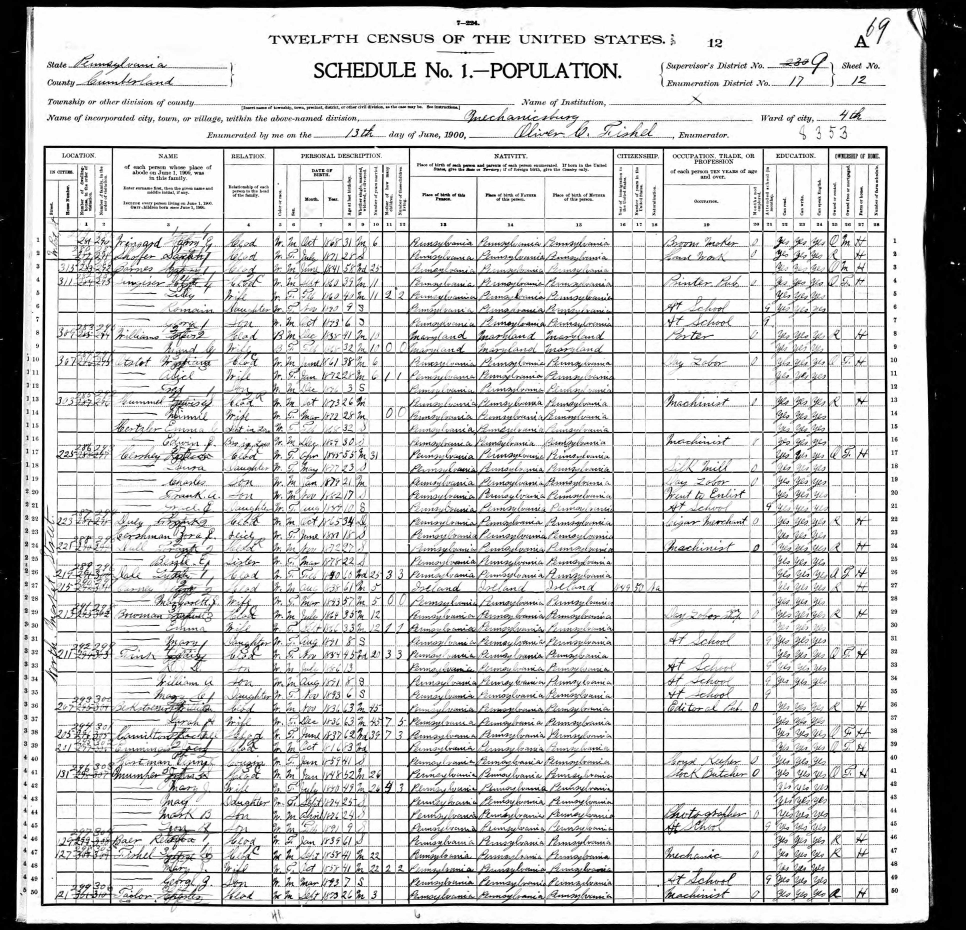
#> input picture example.jpg, 3864 x 3720 px (shown at 1/4 size)
$ python cells.py example.jpg   (older library calls are emulated)
#> lines starting #> are read from the running program, lines starting #| are printed output that depends on the picture; after the words box and inside, x2 and y2 are one past the last pixel; in counts of white or black regions, pixels touching at a corner belong together
### crop.py
# crop.py
# David Owen

K = 9  # Corner match kernel size (fast_corners will use
       # max(3, K // 2 + 1).)

import cv2
import numpy as np
import sys

# [40 lines left out: function corners, not called in this run]

def fast_corners(original, f=6):
    gray = cv2.cvtColor(original, cv2.COLOR_BGR2GRAY)
    gray = cv2.pyrDown(gray)
    gray = cv2.pyrDown(gray)
    h, w = gray.shape[:2]
    L = max(3, K // 4 + 1)
    k = np.ones((L, L), dtype=np.uint8)

    # Make top left corner template.
    t = 255 * np.ones((L * 3, L * 3), dtype=np.uint8)
    t[L:, L:(L * 2)] = 0
    t[L:(L * 2), (L * 2):] = 0

    def match(roi):
        cv2.morphologyEx(roi, cv2.MORPH_CLOSE, k, dst=roi)
        m = cv2.matchTemplate(roi, t, cv2.TM_CCOEFF_NORMED)

        return cv2.minMaxLoc(m)[3]

    tl = match(gray[:(h // f), :(w // f)])
    tl = (tl[0] * 4, tl[1] * 4)

    # Modify top left template for top right.
    t[L:(L * 2), :L] = 0
    t[L:(L * 2), (L * 2):] = 255

    tr = match(gray[:(h // f), ((f - 1) * w // f):])
    tr = ((tr[0] + ((f - 1) * w // f)) * 4, tr[1] * 4)

    # Modify top right template for bottom right.
    t[:L, L:(L * 2)] = 0
    t[(L * 2):, L:(L * 2)] = 255

    br = match(gray[((f - 1) * h // f):, ((f - 1) * w // f):])
    br = ((br[0] + ((f - 1) * w // f)) * 4,
            (br[1] + ((f - 1) * h // f)) * 4)

    # Modify bottom right template for bottom left.
    t[L:(L * 2), :L] = 255
    t[L:(L * 2), (L * 2):] = 0

    bl = match(gray[((f - 1) * h // f):, :(w // f)])
    bl = (bl[0] * 4, (bl[1] + ((f - 1) * h // f)) * 4)

    return tl, tr, bl, br

# [5 lines left out: function draw_corners, not called in this run]

def deskew(original, tl, tr, bl, br):
    lx = (tl[0] + bl[0]) // 2
    ty = (tl[1] + tr[1]) // 2
    rx = (tr[0] + br[0]) // 2
    by = (bl[1] + br[1]) // 2
    tl_new = (lx, ty)
    tr_new = (rx, ty)
    bl_new = (lx, by)
    br_new = (rx, by)

    old_corners = np.array([tl, tr, bl, br])
    new_corners = np.array([tl_new, tr_new, bl_new, br_new])
    homography = cv2.findHomography(old_corners, new_corners)[0]
    cv2.warpPerspective(original, homography, original.shape[:2],
            dst=original)

    return lx, rx, ty, by

def crop(original, m=20, f=4, fast=False):

    if fast:
        tl, tr, bl, br = fast_corners(original, f)
    else:
        tl, tr, bl, br = corners(original, f)

    lx, rx, ty, by = deskew(original, tl, tr, bl, br)

    # Adjust coordinates to account for template size and margin.
    k = 3 * K // 2
    lx += k - m
    rx += k + m
    ty += k - m
    by += k + m

    return original[ty:by, lx:rx]

# [8 lines that do not run on import are left out]

### cells.py
# cells.py
# David Owen

import cv2
import numpy as np
import sys

from crop import *

T = 200  # Threshold value for pre-HoughLines processing.
V = 1475  # HoughLines score needed for a vertical line.
H = 1875  # HoughLines score needed for a horizontal line.
E = 0.01  # How close to vertical / horizontal must lines be?
F = 5  # How far apart must lines be?

B = 4  # How far away from approximate border line should we
       # look for a real border to erase?
M = 0.35  # Threshold factor for border match.

# Colors for highlighting columns (accent colors from
# ethanschoonover.com/solarized).
COLORS = [(0, 137, 181), (22, 75, 203), (47, 50, 220),
          (130, 54, 211), (196, 113, 108), (210, 139, 38),
          (152, 161, 42), (0, 153, 133)]

def lines(cropped):
    h, w = cropped.shape[:2]
    gray = cv2.cvtColor(cropped, cv2.COLOR_BGR2GRAY)

    # Find vertical lines (each represented by x coordinate).
    scharr_x = cv2.Scharr(gray, cv2.CV_8U, 1, 0)
    k = np.ones((7, 3), dtype=np.uint8)
    cv2.morphologyEx(scharr_x, cv2.MORPH_CLOSE, k, dst=scharr_x)
    thresh = cv2.threshold(scharr_x, T, 255, cv2.THRESH_BINARY)[1]

    lines = cv2.HoughLines(thresh, 1, np.pi / 180, V)
    xs = []

    for line in lines:
        rho, theta = line[0]

        if abs(theta) < E:
            x = int(round(np.cos(theta) * rho)) - 3
            xs.append(x)

    xs.append(w)

    # Find horizontal lines (each represented by y coordinate).
    scharr_y = cv2.Scharr(gray, cv2.CV_8U, 0, 1)
    k = np.ones((3, 7), dtype=np.uint8)
    cv2.morphologyEx(scharr_y, cv2.MORPH_CLOSE, k, dst=scharr_y)
    thresh = cv2.threshold(scharr_y, T, 255, cv2.THRESH_BINARY)[1]

    lines = cv2.HoughLines(thresh, 1, np.pi / 180, H)
    ys = []

    for line in lines:
        rho, theta = line[0]

        if abs(theta - np.pi / 2) < E:
            y = int(round(np.sin(theta) * rho)) - 3
            ys.append(y)

    return sorted(xs), sorted(ys)

def filter_lines(xs, ys):

    for x in xs:
        for i in range(1, F):
            if (x + i) in xs:
                xs.remove(x + i)

    for y in ys:
        for i in range(1, F):
            if (y + i) in ys:
                ys.remove(y + i)

def draw_lines(cropped, xs, ys):
    h, w = cropped.shape[:2]

    for x in xs:
        cv2.line(cropped, (x, 0), (x, h), (0, 20, 180), 2)

    for y in ys:
        cv2.line(cropped, (0, y), (w, y), (0, 20, 180), 2)

def cells(cropped):
    xs, ys = lines(cropped)
    filter_lines(xs, ys)
    columns = []

    for i in range(len(xs) - 1):
        columns.append([])

        for j in range(len(ys) - 1):
            columns[-1].append(
                    [(xs[i], ys[j]), (xs[i + 1], ys[j + 1])])

    return columns

def erase_borders(cropped, cell, borders_adjusted=False,
        color=(255, 255, 255)):

    x0, y0 = cell[0]
    x1, y1 = cell[1]

    original = cropped[(y0 - B):(y1 + B), (x0 - B):(x1 + B)]
    gray = cv2.cvtColor(original, cv2.COLOR_BGR2GRAY)

    if borders_adjusted:
        b = 3 * B // 2
    else:
        b = B * 2

    gray[b:-b, b:-b] = 255

    h, w = gray.shape[:2]

    # Make vertical template, erase vertical borders.
    t = np.zeros((h, 1), dtype=np.uint8)
    m_x = cv2.matchTemplate(gray, t, cv2.TM_SQDIFF)
    v_x = cv2.minMaxLoc(m_x)[1]

    for x in np.where(m_x < M * v_x)[1]:
        cv2.line(original, (x, 0), (x, h), color, 1)

    # Make horizontal template, erase horizontal borders.
    t = np.zeros((1, w), dtype=np.uint8)
    m_y = cv2.matchTemplate(gray, t, cv2.TM_SQDIFF)
    v_y = cv2.minMaxLoc(m_y)[1]

    for y in np.where(m_y < M * v_y)[0]:
        cv2.line(original, (0, y), (w, y), color, 1)

    # Clean up leftover border bits.
    for x in np.where(m_x < M * v_x)[0]:
        k = np.ones((1, 5), dtype=np.uint8)
        cv2.morphologyEx(cropped[y0:y1, (x0 + x - 2):(x0 + x + 3)],
                cv2.MORPH_CLOSE, k,
                dst=cropped[y0:y1, (x0 + x - 2):(x0 + x + 3)])

    for y in np.where(m_y < M * v_y)[0]:
        k = np.ones((5, 1), dtype=np.uint8)
        cv2.morphologyEx(cropped[(y0 + y - 2):(y0 + y + 3), x0:x1],
                cv2.MORPH_CLOSE, k,
                dst=cropped[(y0 + y - 2):(y0 + y + 3), x0:x1])

def adjust_borders(cropped, cell):
    x0, y0 = cell[0]
    x1, y1 = cell[1]
    gray = cv2.cvtColor(
            cropped[(y0 - B):(y1 + B), (x0 - B):(x1 + B)],
            cv2.COLOR_BGR2GRAY)
    h, w = gray.shape[:2]
    gray[(B * 2):-(B * 2), (B * 2):-(B * 2)] = 255

    # Find top of top border.
    t = np.zeros((h, 1), dtype=np.uint8)
    m_x = cv2.matchTemplate(gray, t, cv2.TM_SQDIFF)
    v_x = cv2.minMaxLoc(m_x)[1]
    ll = rr = False

    for x in np.where(m_x < M * v_x)[1]:
        if (x < B * 2) and ((not ll) or (x < ll)):
            ll = x
        if (x > B * 2) and ((not rr) or (x > rr)):
            rr = x

    if not ll:
        ll = x0
    else:
        ll += x0 - B

    if not rr:
        rr = x1
    else:
        rr += x0 - B

    # Find left side of left border, right side of right border.
    t = np.zeros((1, w), dtype=np.uint8)
    m_y = cv2.matchTemplate(gray, t, cv2.TM_SQDIFF)
    v_y = cv2.minMaxLoc(m_y)[1]
    tt = bb = False

    for y in np.where(m_y < M * v_y)[0]:
        if (y < B * 2) and ((not tt) or (y < tt)):
            tt = y
        if (y > B * 2) and ((not bb) or (y > bb)):
            bb = y

    if not tt:
        tt = y0
    else:
        tt += y0 - B

    if not bb:
        bb = y1
    else:
        bb += y0 - B

    cell[0] = (ll, tt)
    cell[1] = (rr, bb)

def draw_cells(cropped, cells):

    for column in cells:
        for cell in column[1:]:
            adjust_borders(cropped, cell)
            erase_borders(cropped, cell, borders_adjusted=True)

    copy = np.copy(cropped)
    c = 0
    b = 5

    for column in cells[1:-1]:
        for cell in column[2:-1]:
            x0, y0 = cell[0]
            x1, y1 = cell[1]
            cv2.rectangle(copy, (x0 + b, y0 + b),
                    (x1 - b, y1 - b), COLORS[c], -1)

        c = (c + 5) % len(COLORS)

    cv2.addWeighted(cropped, 0.85, copy, 0.15, 0, dst=cropped)

if __name__ == '__main__':
    a = sys.argv[1]
    n = a[:a.find('.')]
    original = cv2.imread(a)
#> original is the input picture: shape (3720, 3864, 3); min 0, max 255, mean 203.3
    cropped = crop(original, m=30, f=6, fast=True)
#> in fast_corners, `tl = match(gray[:(h // f), :(w // f)])`: tl = (41, 143)
#> in fast_corners, `tl = (tl[0] * 4, tl[1] * 4)`: tl = (164, 572)
#> in fast_corners, `tr = match(gray[:(h // f), ((f - 1) * w // f):])`: tr = (77, 143)
#> in fast_corners, `tr = ((tr[0] + ((f - 1) * w // f)) * 4, tr[1] * 4)`: tr = (3528, 572)
#> in match (call 3), `m = cv2.matchTemplate(roi, t, cv2.TM_CCOEFF_NORMED)`:
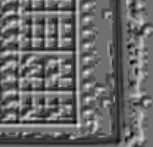
#> m: shape (147, 153) float32; min -0.748, max 0.969, mean -0.0343; drawn with min black and max white
#> in fast_corners, `br = match(gray[((f - 1) * h // f):, ((f - 1) * w // f):])`: br = (78, 125)
#> in fast_corners, `br = ((br[0] + ((f - 1) * w // f)) * 4, (br[1] + ((f - 1) * h // f)) *..`: br = (3532, 3600)
#> in match (call 4), `m = cv2.matchTemplate(roi, t, cv2.TM_CCOEFF_NORMED)`:
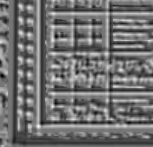
#> m: shape (147, 153) float32; min -0.832, max 0.962, mean -0.0374; drawn with min black and max white
#> in fast_corners, `bl = match(gray[((f - 1) * h // f):, :(w // f)])`: bl = (38, 126)
#> in fast_corners, `bl = (bl[0] * 4, (bl[1] + ((f - 1) * h // f)) * 4)`: bl = (152, 3604)
#> in crop, `tl, tr, bl, br = fast_corners(original, f)`: tl = (164, 572); tr = (3528, 572); bl = (152, 3604); br = (3532, 3600)
#> in deskew, `lx = (tl[0] + bl[0]) // 2`: lx = 158
#> in deskew, `ty = (tl[1] + tr[1]) // 2`: ty = 572
#> in deskew, `rx = (tr[0] + br[0]) // 2`: rx = 3530
#> in deskew, `by = (bl[1] + br[1]) // 2`: by = 3602
#> in deskew, `tl_new = (lx, ty)`: tl_new = (158, 572)
#> in deskew, `tr_new = (rx, ty)`: tr_new = (3530, 572)
#> in deskew, `bl_new = (lx, by)`: bl_new = (158, 3602)
#> in deskew, `br_new = (rx, by)`: br_new = (3530, 3602)
#> in deskew, `old_corners = np.array([tl, tr, bl, br])`: old_corners = [[164, 572], [3528, 572], [152, 3604], [3532, 3600]]
#> in deskew, `new_corners = np.array([tl_new, tr_new, bl_new, br_new])`: new_corners = [[158, 572], [3530, 572], [158, 3602], [3530, 3602]]
#> in deskew, `homography = cv2.findHomography(old_corners, new_corners)[0]`: homography = [[1, 0.00421, -8.58], [-0.000223, 1.01, -2.82], [-3.91e-07, 1.57e-06, 1]]
#> in crop, `lx, rx, ty, by = deskew(original, tl, tr, bl, br)`: lx = 158; rx = 3530; ty = 572; by = 3602
#> in crop, `lx += k - m`: lx = 141
#> in crop, `rx += k + m`: rx = 3573
#> in crop, `ty += k - m`: ty = 555
#> in crop, `by += k + m`: by = 3645
    # draw_lines(cropped, *lines(cropped))
    # cv2.imwrite(n + '_lines.jpg', original)
    draw_cells(cropped, cells(cropped))
#> in lines, `thresh = cv2.threshold(scharr_x, T, 255, cv2.THRESH_BINARY)[1]`:
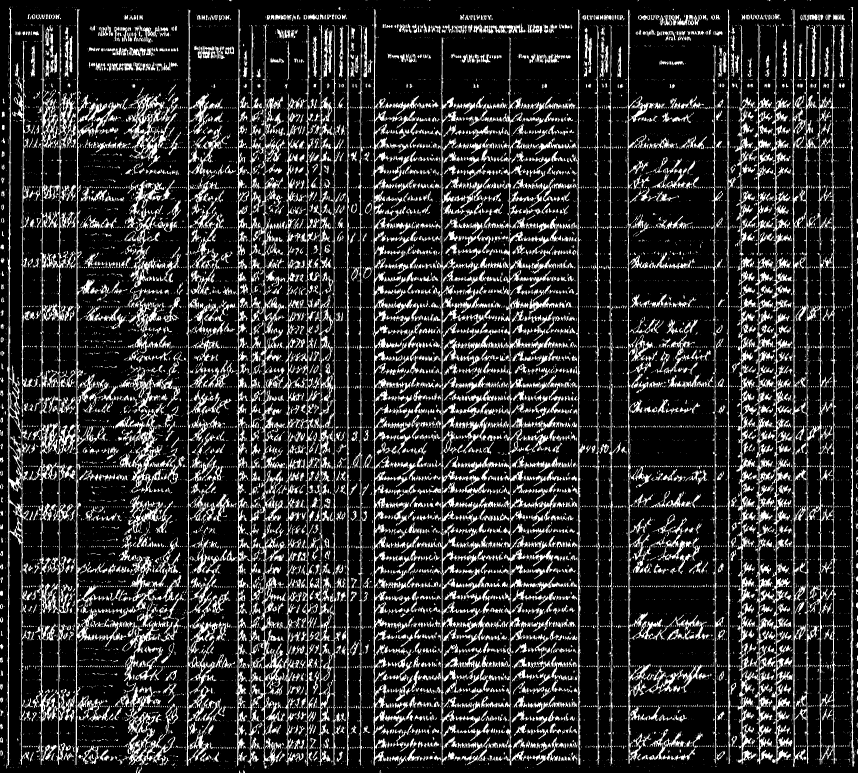
#> thresh: shape (3090, 3432) (shown at 1/4 size); 18.5% white; 14890 white regions (10935 under 20 px), largest, box (x1, y1, x2, y2) and area: (2940, 95, 3170, 3058) 148450, (938, 37, 1143, 3074) 116383, (3167, 37, 3350, 3069) 77974
#> in lines, `lines = cv2.HoughLines(thresh, 1, np.pi / 180, V)`: lines = 54 rows, first 8: [1497, 0], [1391, 0], [1767, 0], [2314, 0], [2514, 0], [1443, 0], [2913, 0], [1283, 0]
#> the loop in lines, `for line in lines:` made 54 passes
#> (rho, theta, x) on passes 1 to 12: (1497, 0, 1494), (1391, 0, 1388), (1767, 0, 1764), (2314, 0, 2311), (2514, 0, 2511), (1443, 0, 1440), (2913, 0, 2910), (1283, 0, 1280), (1336, 0, 1333), (954, 0, 951), (3174, 0, 3171), (1230, 0, 1227)
#> (rho, theta) on passes 32 to 37: (429, 1.57), (1866, 1.57), (589, 1.57), (1068, 1.57), (1227, 1.57), (749, 1.57)
#> after the loop in lines, `for line in lines:`: xs = 33 values, max 3406 at index 20, min 32 at index 28, mean 1781.2
#> in lines, `thresh = cv2.threshold(scharr_y, T, 255, cv2.THRESH_BINARY)[1]`:
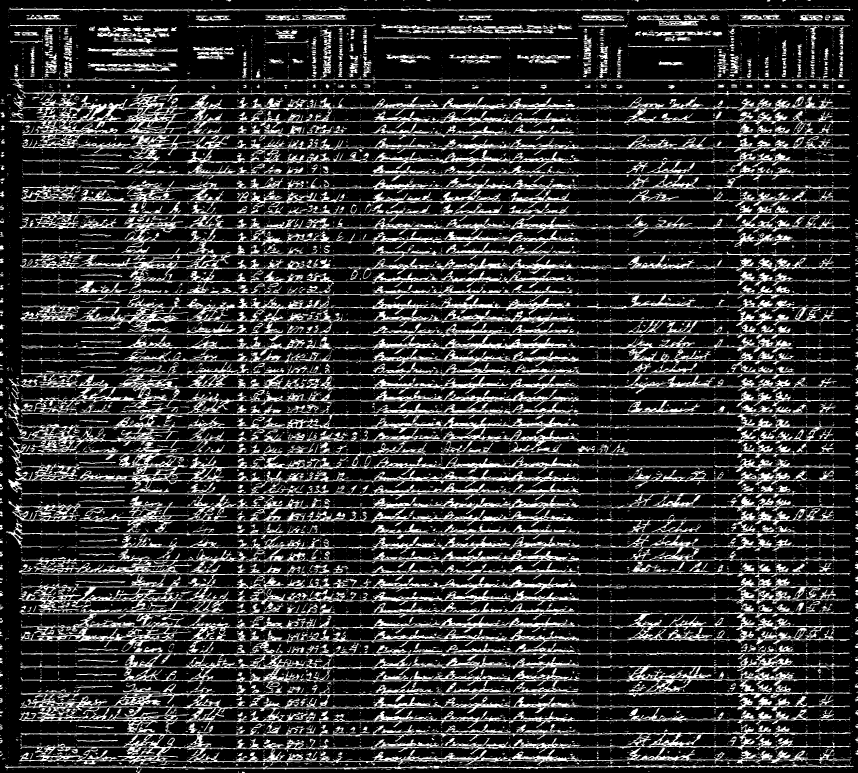
#> thresh: shape (3090, 3432) (shown at 1/4 size); 20.2% white; 13357 white regions (11645 under 20 px), largest, box (x1, y1, x2, y2) and area: (76, 2409, 3407, 2930) 306652, (23, 1932, 3402, 2452) 294313, (33, 358, 3403, 692) 200436
#> in lines, `lines = cv2.HoughLines(thresh, 1, np.pi / 180, H)`: lines = 56 rows, first 8: [485, 1.57], [374, 1.57], [1019, 1.57], [1337, 1.57], [539, 1.57], [859, 1.57], [1496, 1.57], [38, 1.57]
#> the loop in lines, `for line in lines:` made 56 passes
#> (line, rho, y) on passes 1 to 12: ([[485, 1.57]], 485, 482), ([[374, 1.57]], 374, 371), ([[1019, 1.57]], 1019, 1016), ([[1337, 1.57]], 1337, 1334), ([[539, 1.57]], 539, 536), ([[859, 1.57]], 859, 856), ([[1496, 1.57]], 1496, 1493), ([[38, 1.57]], 38, 35), ([[432, 1.57]], 432, 429), ([[911, 1.57]], 911, 908), ([[591, 1.57]], 591, 588), ([[751, 1.57]], 751, 748)
#> after the loop in lines, `for line in lines:`: ys = 56 values, max 3065 at index 54, min 35 at index 7, mean 1706.2
#> in cells, `xs, ys = lines(cropped)`: xs = 34 values from 32 to 3432; ys = 56 values from 35 to 3065
#> the loop in filter_lines, `for x in xs:` made 33 passes
#> x on passes 1 to 12: 32, 84, 164, 234, 305, 751, 951, 1003, 1056, 1150, 1227, 1280
#> after the loop in filter_lines, `for x in xs:`: xs = 33 values from 32 to 3432
#> the loop in filter_lines, `for y in ys:` made 54 passes
#> y on passes 1 to 12: 35, 316, 371, 429, 482, 536, 588, 642, 696, 748, 802, 856
#> after the loop in filter_lines, `for y in ys:`: ys = 54 values from 35 to 3065
#> the loop in cells, `for i in range(len(xs) - 1):` made 32 passes
#> after the loop in cells, `for i in range(len(xs) - 1):`: columns = 32 items
#> the loop in draw_cells, `for column in cells:` made 32 passes
#> after the loop in draw_cells, `for column in cells:`:
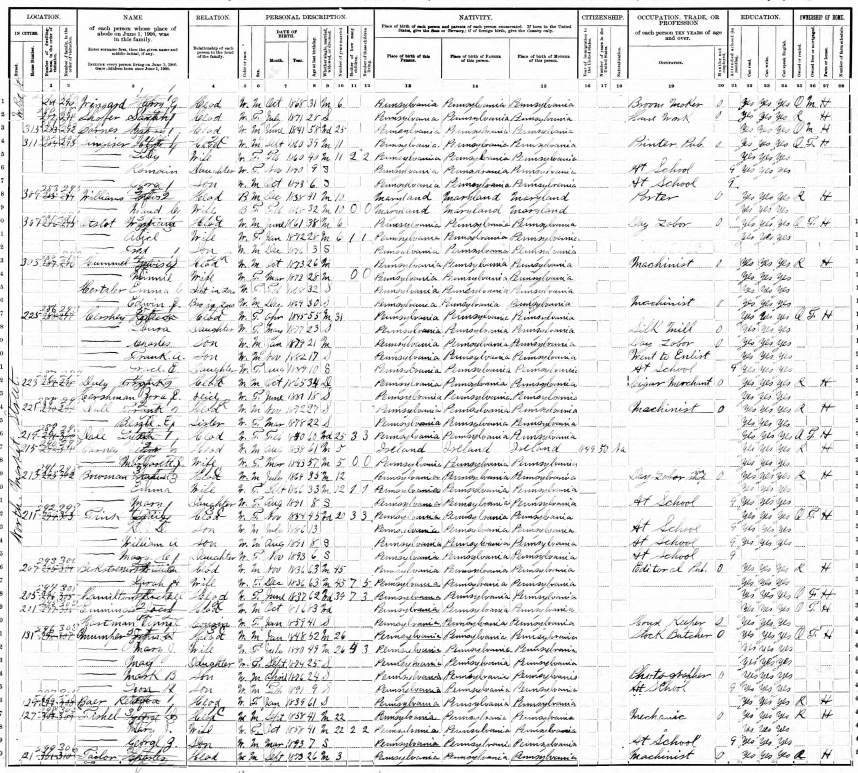
#> cropped: shape (3090, 3432, 3) (shown at 1/4 size); min 0, max 255, mean 231.1
#> the loop in draw_cells, `for column in cells[1:-1]:` made 30 passes
#> after the loop in draw_cells, `for column in cells[1:-1]:`:
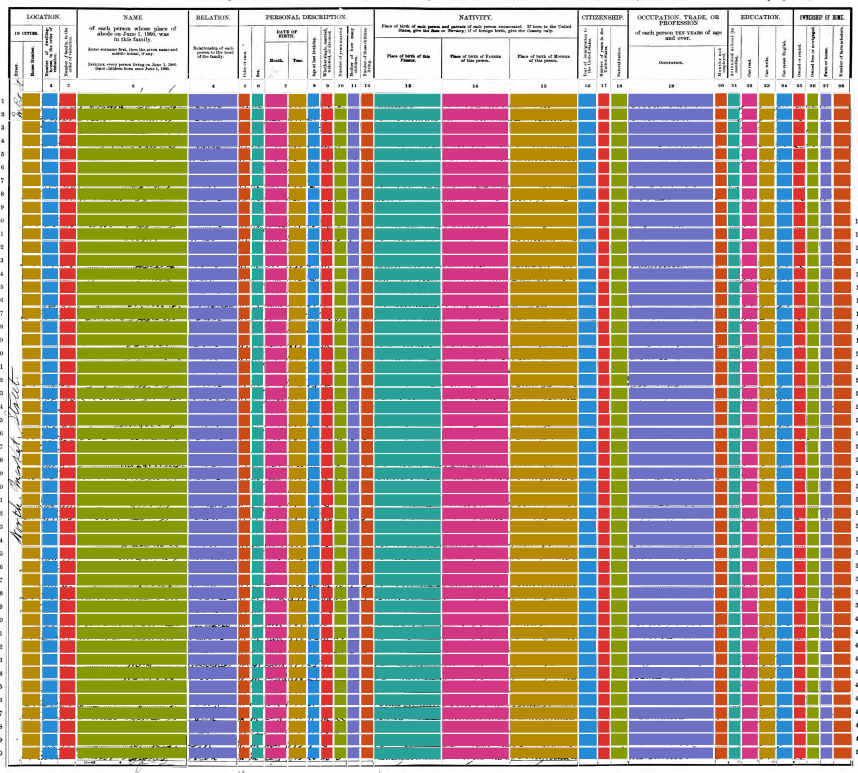
#> copy: shape (3090, 3432, 3) (shown at 1/4 size); mean B, G, R 137.8, 153.3, 167.3
    cv2.imwrite(n + '_cells.jpg', original)
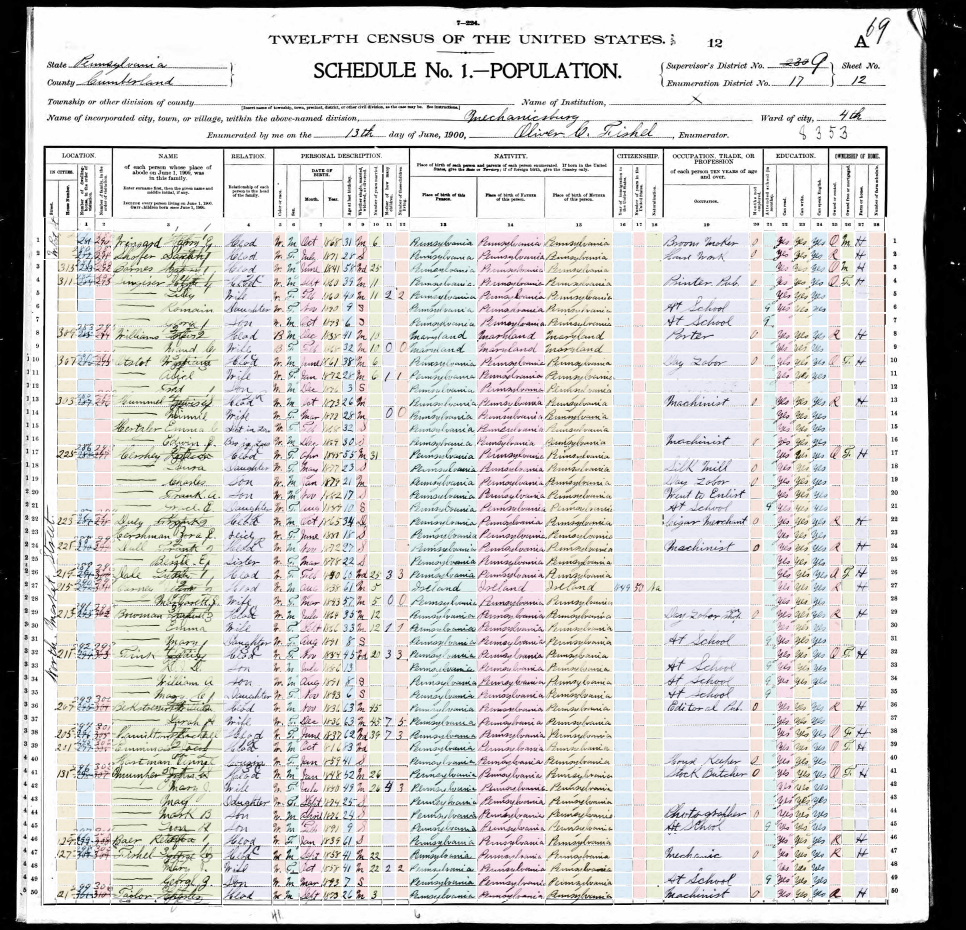
#> saved as example_cells.jpg: shape (3720, 3864, 3) (shown at 1/4 size); mean B, G, R 204.8, 206.5, 208
